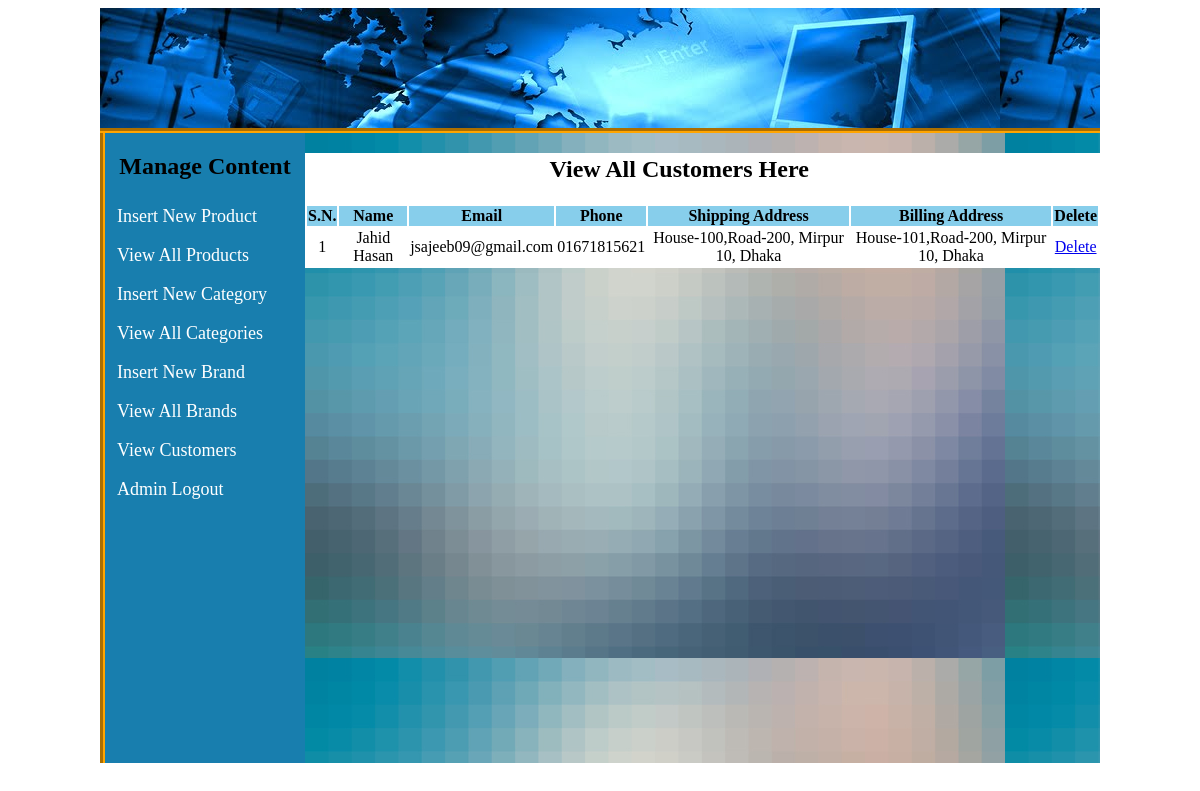
/project/admin/index.php?view_customers (signed in), run on the app's committed database.
### tables this page shows
CREATE TABLE `user` (
  `user_id` int(10) NOT NULL,
  `user_username` varchar(20) NOT NULL,
  `user_fname` varchar(100) NOT NULL,
  `user_lname` varchar(100) NOT NULL,
  `user_email` varchar(100) NOT NULL,
  `user_phone` varchar(100) NOT NULL,
  `user_pass` varchar(30) NOT NULL,
  `billing_address` text NOT NULL,
  `Shipping_address` text NOT NULL
);

### project/admin/view/view_customers.php (the view)
<html>
<body>
    <table width="795" align="center" bgcolor="white">
        <tr align="center">
            <td colspan="6"><h2>View All Customers Here</h2></td>
        </tr>
        <tr align="center" bgcolor="skyblue">
            <th>S.N.</th>
            <th>Name</th>
            <th>Email</th>
            <th>Phone</th>
            <th>Shipping Address</th>
            <th>Billing Address</th>
            <th>Delete</th>
        </tr>
        <?php
        include("controller/db.php");
        $get_user = "select * from user";
        $run_user = mysqli_query($connection, $get_user);
        $i = 0;
        while ($row_user=mysqli_fetch_array($run_user)){
            $user_id = $row_user['user_id'];
            $user_name = $row_user['user_fname'];
            $user_email = $row_user['user_email'];
            $user_phone = $row_user['user_phone'];
            $billing_address = $row_user['billing_address'];
            $shipping_address = $row_user['Shipping_address'];
            $i++;
        ?>
        <tr align="center">
            <td><?php echo $i;?></td>
            <td><?php echo $user_name;?></td>
            <td><?= $user_email;?></td>
            <td><?php echo $user_phone;?></td>
            <td><?= $billing_address;?></td>
            <td><?= $shipping_address;?></td>
            <td><a href="view/delete_user.php?user_id=<?= $user_id;?>">Delete</a></td>
        </tr>
        <?php } ?>
    </table>
</body>
</html>

### project/admin/res/styles/styles.css (style rules this page uses)
body { background:white; }

### data on the page
user: user_fname "Jahid Hasan", user_email "jsajeeb09@gmail.com", user_phone "01671815621", billing_address "House-100,Road-200, Mirpur 10, Dhaka", Shipping_address "House-101,Road-200, Mirpur 10, Dhaka"
